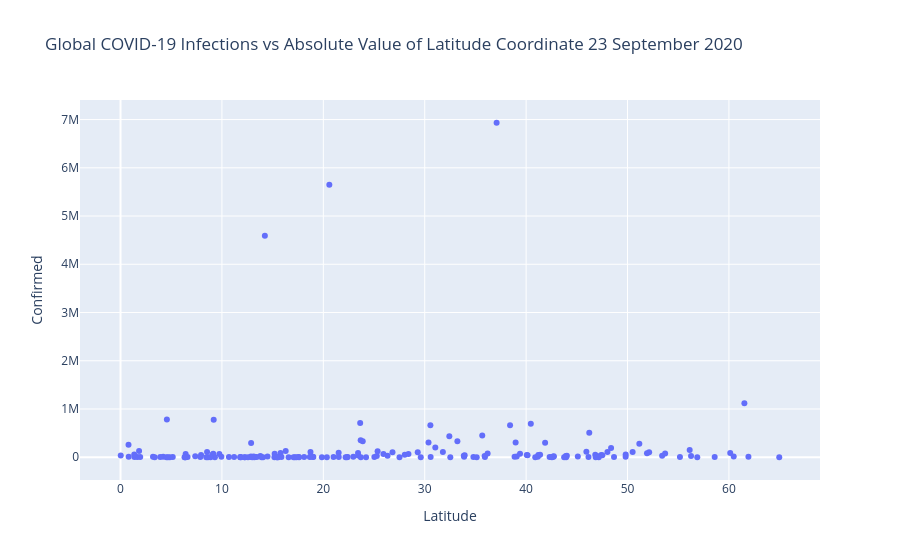
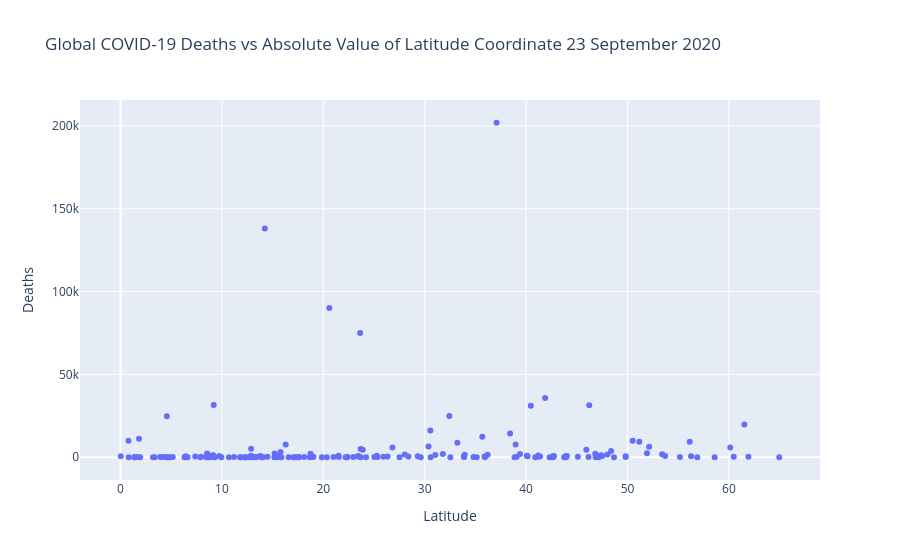
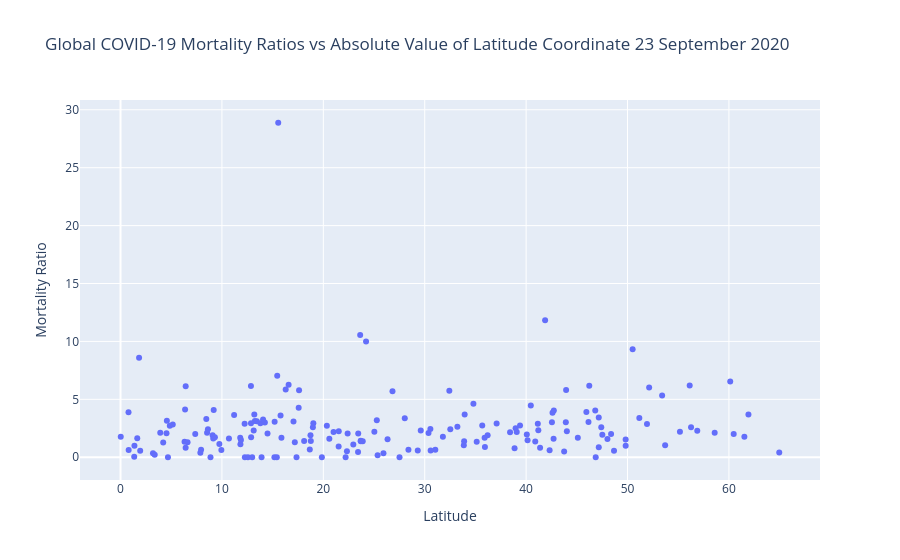

The notebook cell these images were saved under, in order:
### Code cell
dataset_global2 = dataset_global
dataset_global2['Latitude'] = abs(dataset_global2['Latitude'])
dataset_global2 = dataset_global2[dataset_global2['Country']!='China']

fig = px.scatter(dataset_global2.sort_values('Deaths',ascending=False), 
             x="Latitude", 
             y="Confirmed",
             title='Global COVID-19 Infections vs Absolute Value of Latitude Coordinate 23 September 2020')
fig.show()

fig = px.scatter(dataset_global2.sort_values('Deaths',ascending=False), 
             x="Latitude", 
             y="Deaths",
             title='Global COVID-19 Deaths vs Absolute Value of Latitude Coordinate 23 September 2020')
fig.show()
fig = px.scatter(dataset_global2.sort_values('Deaths',ascending=False), 
             x="Latitude", y="Mortality Ratio",
             title='Global COVID-19 Mortality Ratios vs Absolute Value of Latitude Coordinate 23 September 2020')
fig.show()
dataset_global.sort_values('Mortality Ratio', ascending= False).head(10)

### Figure 1 — Plotly figure (JSON) as saved in the notebook; plotly's stock layout.template omitted (floating-point values rounded to 4 significant figures; data arrays with more than 128 entries replaced by an {"elided": "..."} marker saying what was removed)
{"data": [{"hovertemplate": "Latitude=%{x}<br>Confirmed=%{y}<extra></extra>", "legendgroup": "", "marker": {"color": "#636efa", "symbol": "circle"}, "mode": "markers", "name": "", "orientation": "v", "showlegend": false, "type": "scatter", "x": {"elided": "175 float values"}, "xaxis": "x", "y": {"elided": "175 int values"}, "yaxis": "y"}], "layout": {"autosize": true, "legend": {"tracegroupgap": 0}, "title": {"text": "Global COVID-19 Infections vs Absolute Value of Latitude Coordinate 23 September 2020"}, "xaxis": {"anchor": "y", "autorange": true, "domain": [0, 1], "range": [-3.901, 68.89], "title": {"text": "Latitude"}, "type": "linear"}, "yaxis": {"anchor": "x", "autorange": true, "domain": [0, 1], "range": [-572200.0, 7506000.0], "title": {"text": "Confirmed"}, "type": "linear"}}}

### Figure 2 — Plotly figure (JSON) as saved in the notebook; plotly's stock layout.template omitted (floating-point values rounded to 4 significant figures; data arrays with more than 128 entries replaced by an {"elided": "..."} marker saying what was removed)
{"data": [{"hovertemplate": "Latitude=%{x}<br>Deaths=%{y}<extra></extra>", "legendgroup": "", "marker": {"color": "#636efa", "symbol": "circle"}, "mode": "markers", "name": "", "orientation": "v", "showlegend": false, "type": "scatter", "x": {"elided": "175 float values"}, "xaxis": "x", "y": {"elided": "175 int values"}, "yaxis": "y"}], "layout": {"autosize": true, "legend": {"tracegroupgap": 0}, "title": {"text": "Global COVID-19 Deaths vs Absolute Value of Latitude Coordinate 23 September 2020"}, "xaxis": {"anchor": "y", "autorange": true, "domain": [0, 1], "range": [-3.901, 68.89], "title": {"text": "Latitude"}, "type": "linear"}, "yaxis": {"anchor": "x", "autorange": true, "domain": [0, 1], "range": [-16660.0, 218500.0], "title": {"text": "Deaths"}, "type": "linear"}}}

### Figure 3 — Plotly figure (JSON) as saved in the notebook; plotly's stock layout.template omitted (floating-point values rounded to 4 significant figures; data arrays with more than 128 entries replaced by an {"elided": "..."} marker saying what was removed)
{"data": [{"hovertemplate": "Latitude=%{x}<br>Mortality Ratio=%{y}<extra></extra>", "legendgroup": "", "marker": {"color": "#636efa", "symbol": "circle"}, "mode": "markers", "name": "", "orientation": "v", "showlegend": false, "type": "scatter", "x": {"elided": "175 float values"}, "xaxis": "x", "y": {"elided": "175 float values"}, "yaxis": "y"}], "layout": {"autosize": true, "legend": {"tracegroupgap": 0}, "title": {"text": "Global COVID-19 Mortality Ratios vs Absolute Value of Latitude Coordinate 23 September 2020"}, "xaxis": {"anchor": "y", "autorange": true, "domain": [0, 1], "range": [-3.901, 68.89], "title": {"text": "Latitude"}, "type": "linear"}, "yaxis": {"anchor": "x", "autorange": true, "domain": [0, 1], "range": [-2.383, 31.26], "title": {"text": "Mortality Ratio"}, "type": "linear"}}}
